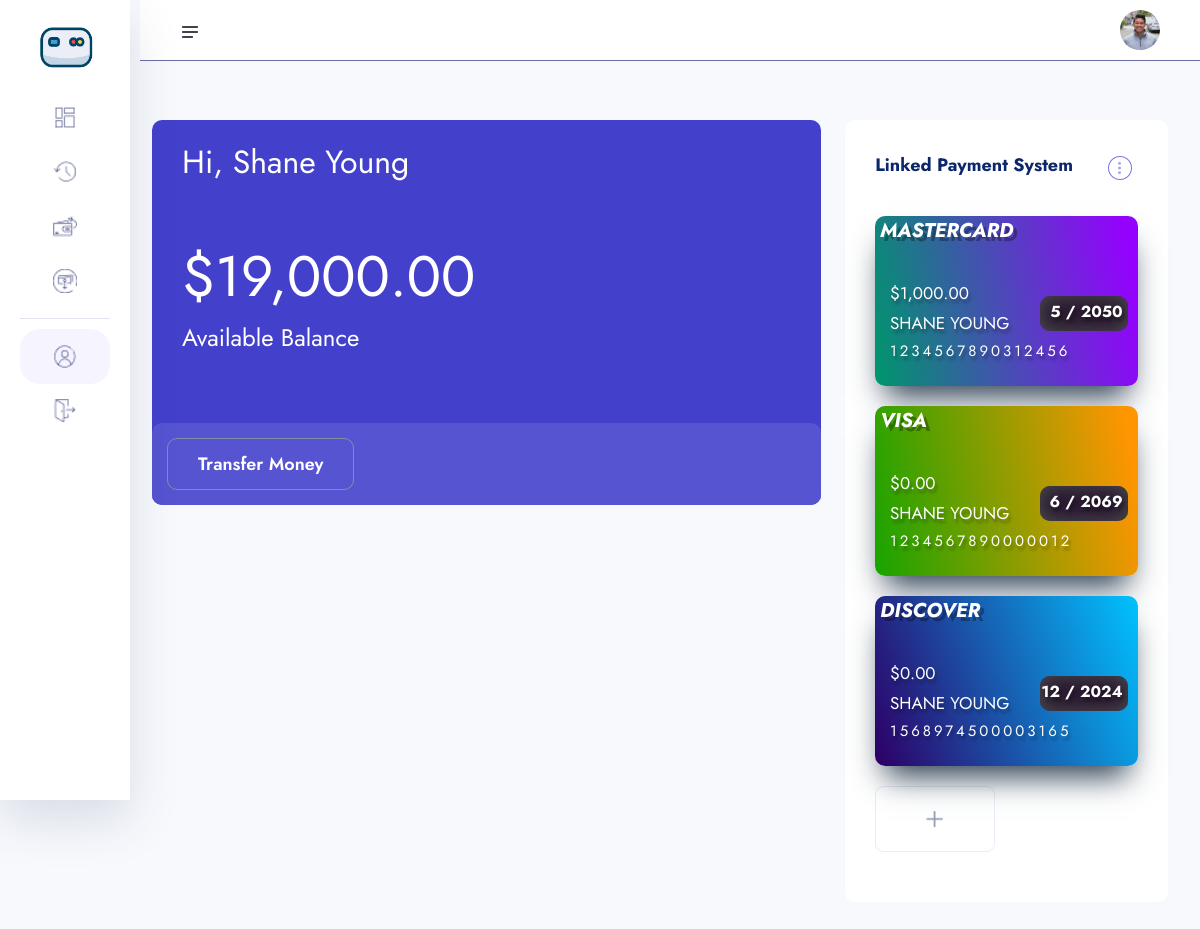
Before: /account/dashboard/ (signed in) with the older database file.
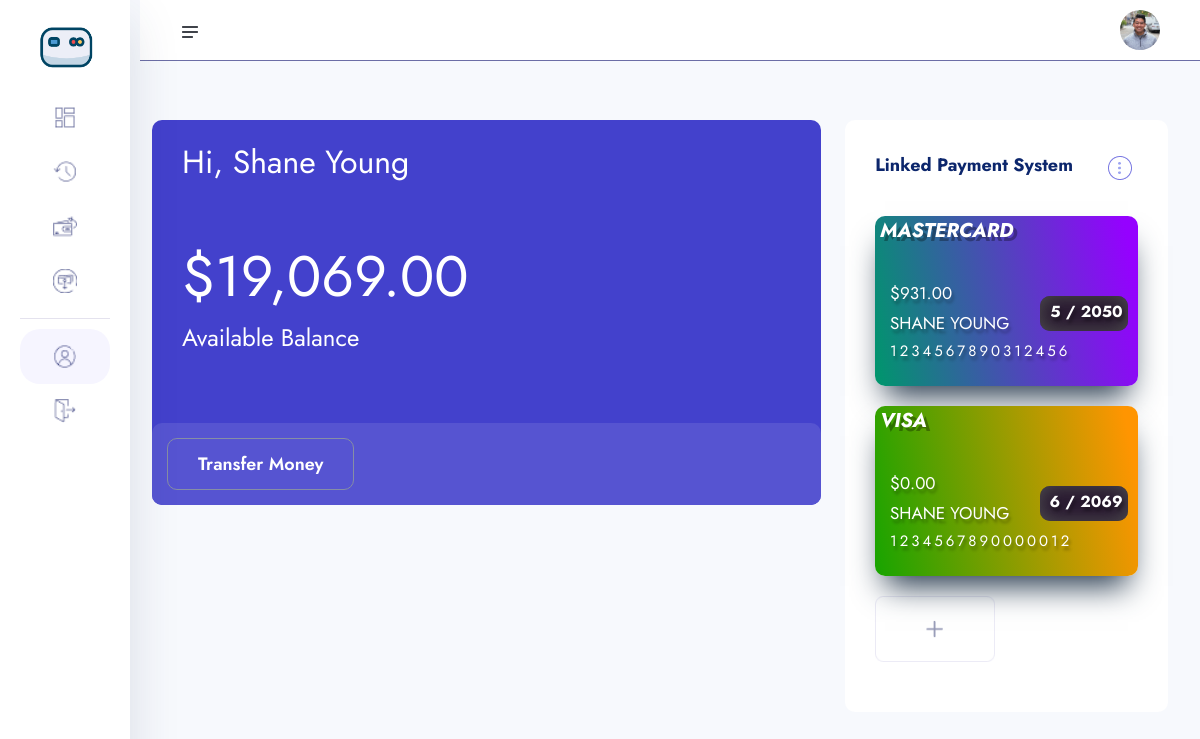
After: the same page with the newer database file.
### userauths/models.py (models this page shows, shortened)
class User(AbstractUser):
    username = models.CharField(max_length=100)
    email = models.EmailField(unique=True)
    is_staff = models.BooleanField(default=False)
    is_superuser = models.BooleanField(default=False)
    USERNAME_FIELD = 'email'
    REQUIRED_FIELDS = ['username']

### account/models.py (models this page shows, shortened)
class KYC(models.Model):
    id = models.UUIDField(primary_key=True, unique=True, default=uuid.uuid4, editable=False)
    user = models.OneToOneField(User, on_delete=models.CASCADE)
    account = models.OneToOneField(Account, on_delete=models.CASCADE, null=True, blank=True)
    full_name = models.CharField(max_length=1000)
    image = models.ImageField(upload_to="kyc", default="default.jpg")
    marital_status = models.CharField(choices=MARITAL_STATUS, max_length=40)
    gender = models.CharField(choices=GENDER, max_length=40)
    identity_type = models.CharField(choices=IDENTITY_TYPE, max_length=140)
    identity_image = models.ImageField(upload_to="kyc", null=True, blank=True)
    date_of_birth = models.DateTimeField(auto_now_add=False)
    signature = models.ImageField(upload_to="kyc")
    country = models.CharField(max_length=100)
    state = models.CharField(max_length=100)
    city = models.CharField(max_length=100)
    mobile = models.CharField(max_length=1000)
    fax = models.CharField(max_length=1000)
    date = models.DateTimeField(auto_now_add=True)

class Account(models.Model):
    id = models.UUIDField(primary_key=True, unique=True, default=uuid.uuid4, editable=False)
    user = models.OneToOneField(User, on_delete=models.CASCADE)
    account_balance = models.DecimalField(max_digits=12, decimal_places=2, default=0.00)
    account_number = ShortUUIDField(unique=True, length=10, max_length=25, prefix="217", alphabet="1234567890")
    account_id = ShortUUIDField(unique=True, length=7, max_length=25, prefix="SAY", alphabet="1234567890")
    pin_number = ShortUUIDField(unique=True, length=4, max_length=7, alphabet="1234567890")
    ref_code = ShortUUIDField(unique=True, length=10, max_length=10, alphabet="abcdefgh1234567890")
    account_status = models.CharField(max_length=100, choices=ACCOUNT_STATUS, default="active")
    date = models.DateTimeField(auto_now_add=True)
    kyc_submitted = models.BooleanField(default=False)
    kyc_confirmed = models.BooleanField(default=False)
    recommended_by = models.ForeignKey(User, on_delete=models.DO_NOTHING, blank=True, null=True, related_name="recommended_by")
    class Meta:
        ordering = ['-date']

### main_app/models.py (models this page shows, shortened)
class CreditCard(models.Model):
    user = models.ForeignKey(User, on_delete=models.CASCADE)
    card_id = ShortUUIDField(unique=True, length=5, max_length=20, prefix="CARD", alphabet="1234567890")
    name = models.CharField(max_length=100)
    card_number = models.IntegerField()
    month = models.IntegerField()
    year = models.IntegerField()
    cvv = models.IntegerField()
    amount = models.DecimalField(max_digits=12, decimal_places=2, default=0.00)
    card_type = models.CharField(choices=CARD_TYPE, max_length=50, default="Mastercard")
    card_status = models.BooleanField(default=True)
    date = models.DateTimeField(auto_now_add=True)

### account/views.py (the view)
# urls.py: path('dashboard/', views.dashboard, name='dashboard'),
def dashboard(request):
    if request.user.is_authenticated:
        try:
            kyc = KYC.objects.get(user=request.user)
        except:
            messages.warning(request, "You need to submit your KYC Form.")
            return redirect("account:kyc-reg")
        account = Account.objects.get(user=request.user)
        credit_card = CreditCard.objects.filter(user=request.user).order_by("-id")
        if request.method == "POST":
            form = CreditCardForm(request.POST)
            if form.is_valid():
                new_form = form.save(commit=False)
                new_form.user = request.user
                new_form.save()
                card_id = new_form.card_id
                messages.success(request, "Card Added Successfully")
                return redirect("account:dashboard")
        else:
            form = CreditCardForm()
    else:
        messages.warning(request, "You need to login to access the dashboard")
        return redirect("userauths:sign-in")
    context = {
        "kyc": kyc,
        "account": account,
        "form": form,
        "credit_card": credit_card,
    }
    return render(request, "account/dashboard.html", context)

### templates/account/dashboard.html (shortened to what this page needs)
{% extends "partials/dashboard-base.html" %}
{% load static %}
{% load humanize %}
{% block content %}
    <section class="dashboard-section body-collapse">
        <div class="overlay pt-120">
            <div class="container-fluid">
                <div class="row">
                    <div class="col-xl-8 col-lg-7">
                        <div class="section-content">
                            <div class="acc-details">
                                <div class="top-area">
                                    <div class="left-side">
                                        <h4>Hi, {{kyc.full_name|title}}</h4>
                                        <br>
                                        <h2>${{account.account_balance|intcomma}}</h2>
                                        <h5>Available Balance</h5>
                                    </div>
                                </div>
                                <div class="bottom-area">
                                    <div class="left-side">
                                        <a href="{% url "main_app:search-acct" %}" class="cmn-btn">Transfer Money</a>
                                    </div>
                                </div>
                            </div>
                        </div>
                    </div>
                    <div class="col-xl-4 col-lg-5">
                        <div class="side-items">
                            <div class="single-item">
                                <div class="section-text d-flex align-items-center justify-content-between">
                                    <h6>Linked Payment System</h6>
                                    <div class="right-side">
                                        <div class="dropdown-area">
                                            <button type="button" id="dropdownMenuButton1" data-bs-toggle="dropdown" aria-expanded="false">
                                                <img src="{% static 'assets1/images/icon/option.png' %}" alt="icon">
                                            </button>
                                        </div>
                                    </div>
                                </div>
                                <div class="row">
                                    {% for c in credit_card %}
                                        <a href="{% url "main_app:card-detail" c.card_id %}">
                                            <div class="col-12">
                                                <div class="card__main">
                                                    <div class="{% if c.card_type == 'Discover' %}Front_card{% endif %} {% if c.card_type == 'American Express' %}Front_card{% endif %}    {% if c.card_type == 'Mastercard' %}masterCard{% endif %}    {% if c.card_type == 'Visa' %}visaCard{% endif %}">
                                                    <div class="top_card">
                                                        <span class="visa">{{c.card_type|upper}}</span>
                                                    </div>
                                                    <div class="middle_card">
                                                        <span class="chip"></span>
                                                        <div class="card_number">{{c.card_number}}</div>
                                                    </div><br>
                                                    <div class="bottom_card">
                                                        <div class="card_info">
                                                        <div class="card_holder_name">${{c.amount|intcomma}}</div>
                                                        <div class="card_holder_name">{{c.name}}</div>
                                                        </div>
                                                        <div class="card_info">
                                                        <div class="card_holder_info">
                                                            <span class="expire_month" >{{c.month}}</span>
                                                            <span class="slash">/</span>
                                                            <span class="expire_year">{{c.year}}</span>
                                                        </div>
                                                        </div>
                                                    </div>
                                                    </div>
                                                    <div class="back_card">
                                                    <div class="top_card">
                                                        <span class="black_strip"></span>
                                                        <div class="cvc_strip">
                                                        <span class="cvc_number">{{c.cvv}}</span>
                                                        </div>
                                                    </div>
                                                    <div class="bottom_card">
                                                        <div class="flex">
                                                        <span class="sticker"></span>
                                                        <div class="logo1">
                                                        </div>
                                                        </div>
                                                    </div>
                                                    </div>
                                                </div>
                                            </div>
                                        </a>
                                    {% endfor %}
                                    <div class="col-6">
                                        <div class="single-card">
                                            <button type="button" class="reg w-100" data-bs-toggle="modal" data-bs-target="#addcardMod">
                                                <img src="{% static 'assets1/images/add-new.png' %}" alt="image" class="w-100">
                                            </button>
                                        </div>
                                    </div>
                                </div>
                            </div>
                        </div>
                    </div>
                </div>
            </div>
        </div>
    </section>
{% endblock content %}

### templates/partials/dashboard-base.html (shortened to what this page needs)
{% load static %}
<!doctype html>
<html lang="en">
<head>
    <link rel="stylesheet" href="{% static 'assets1/css/bootstrap.min.css' %}">
    <link rel="stylesheet" href="{% static 'assets1/css/fontawesome.min.css' %}">
    <link rel="stylesheet" href="{% static 'assets1/css/jquery-ui.css' %}">
    <link rel="stylesheet" href="{% static 'assets1/css/plugin/apexcharts.css' %}">
    <link rel="stylesheet" href="{% static 'assets1/css/plugin/nice-select.css' %}">
    <link rel="stylesheet" href="{% static 'assets1/css/arafat-font.css' %}">
    <link rel="stylesheet" href="{% static 'assets1/css/plugin/animate.css' %}">
    <link rel="stylesheet" href="{% static 'assets1/css/style.css' %}">
</head>
<body>
    <header class="header-section body-collapse">
        <div class="overlay">
            <div class="container-fluid">
                <div class="row d-flex header-area">
                    <div class="navbar-area d-flex align-items-center justify-content-between">
                        <div class="sidebar-icon">
                            <img src="{% static 'assets1/images/icon/menu.png' %}" alt="icon">
                        </div>
                        <div class="dashboard-nav">
                            <div class="single-item user-area">
                                <div class="profile-area d-flex align-items-center">
                                    <span class="user-profile">
                                        <img style="width: 40px; height: 40px; border-radius: 50%; object-fit: cover" src="{{ user.kyc.image.url }}" alt="User">
                                    </span>
                                </div>
                            </div>
                        </div>
                    </div>
                    <div class="sidebar-wrapper">
                        <div class="sidebar-logo">
                            <a href=""><img src="{% static 'assets1/images/logo.png' %}" alt="logo" style="height: 50px; border-radius: 50%"></a>
                        </div>
                        <ul>
                            <li>
                                <a href="{% url "account:dashboard" %}">
                                    <img src="{% static 'assets1/images/icon/dashboard.png' %}" alt="Dashboard"> <span>Dashboard</span>
                                </a>
                            </li>
                            <li>
                                <a href="{% url "main_app:transactions" %}">
                                    <img src="{% static 'assets1/images/icon/transactions.png' %}" alt="Transactions"> <span>Transactions</span>
                                </a>
                            </li>
                            <li>
                                <a href="{% url "main_app:search-acct" %}">
                                    <img src="{% static 'assets1/images/icon/pay.png' %}" alt="Pay"> <span>Make Payment</span>
                                </a>
                            </li>
                            <li>
                                <a href="{% url "main_app:request-search-acct" %}">
                                    <img src="{% static 'assets1/images/icon/receive.png' %}" alt="Receive"> <span>Request Payment</span>
                                </a>
                            </li>
                        </ul>
                        <ul class="bottom-item">
                            <li class="active">
                                <a href="{% url "account:account" %}">
                                    <img src="{% static 'assets1/images/icon/account.png' %}" alt="Account"> <span>Account</span>
                                </a>
                            </li>
                            <li>
                                <a href="{% url "userauths:sign-out" %}">
                                    <img src="{% static 'assets1/images/icon/quit.png' %}" alt="Quit"> <span>Logout</span>
                                </a>
                            </li>
                        </ul>
                    </div>
                </div>
            </div>
        </div>
    </header>
{% block content %}
{% endblock content %}
    </body>
</html>

Changed rows visible on the page:
removed CreditCard: card_type "DISCOVER", card_number "1568974500003165", amount "0.00", name "SHANE YOUNG", month "12", year "2024"
changed Account: account_balance "19,000.00" → "19,069.00"
changed CreditCard "MASTERCARD": amount "1,000.00" → "931.00"
